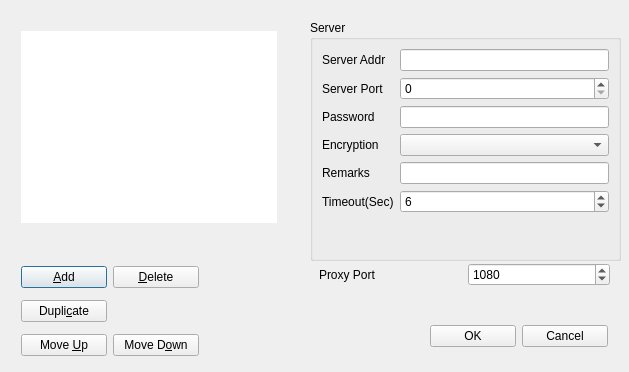
<?xml version="1.0" encoding="UTF-8"?>
<ui version="4.0">
 <class>ConfigDialog</class>
 <widget class="QDialog" name="ConfigDialog">
  <property name="geometry">
   <rect>
    <x>0</x>
    <y>0</y>
    <width>629</width>
    <height>372</height>
   </rect>
  </property>
  <property name="windowTitle">
   <string>Dialog</string>
  </property>
  <widget class="QListWidget" name="listWidget">
   <property name="geometry">
    <rect>
     <x>21</x>
     <y>31</y>
     <width>256</width>
     <height>192</height>
    </rect>
   </property>
   <property name="frameShape">
    <enum>QFrame::NoFrame</enum>
   </property>
   <property name="frameShadow">
    <enum>QFrame::Plain</enum>
   </property>
  </widget>
  <widget class="QGroupBox" name="groupBox">
   <property name="geometry">
    <rect>
     <x>310</x>
     <y>20</y>
     <width>311</width>
     <height>241</height>
    </rect>
   </property>
   <property name="title">
    <string>Server</string>
   </property>
   <layout class="QFormLayout" name="formLayout_2">
    <item row="0" column="0" colspan="2">
     <layout class="QFormLayout" name="formLayout">
      <property name="sizeConstraint">
       <enum>QLayout::SetNoConstraint</enum>
      </property>
      <item row="0" column="0">
       <widget class="QLabel" name="label">
        <property name="text">
         <string>Server Addr</string>
        </property>
       </widget>
      </item>
      <item row="0" column="1">
       <widget class="QLineEdit" name="lineEditServerAddr"/>
      </item>
      <item row="1" column="0">
       <widget class="QLabel" name="label_2">
        <property name="text">
         <string>Server Port</string>
        </property>
       </widget>
      </item>
      <item row="2" column="0">
       <widget class="QLabel" name="label_3">
        <property name="text">
         <string>Password</string>
        </property>
       </widget>
      </item>
      <item row="3" column="0">
       <widget class="QLabel" name="label_4">
        <property name="text">
         <string>Encryption</string>
        </property>
       </widget>
      </item>
      <item row="4" column="0">
       <widget class="QLabel" name="label_5">
        <property name="text">
         <string>Remarks</string>
        </property>
       </widget>
      </item>
      <item row="5" column="0">
       <widget class="QLabel" name="label_6">
        <property name="text">
         <string>Timeout(Sec)</string>
        </property>
       </widget>
      </item>
      <item row="2" column="1">
       <widget class="QLineEdit" name="lineEditPassword"/>
      </item>
      <item row="4" column="1">
       <widget class="QLineEdit" name="lineEditRemarks"/>
      </item>
      <item row="5" column="1">
       <widget class="QSpinBox" name="spinBoxTimeout">
        <property name="value">
         <number>6</number>
        </property>
       </widget>
      </item>
      <item row="1" column="1">
       <widget class="QSpinBox" name="spinBoxServerPort">
        <property name="maximum">
         <number>65536</number>
        </property>
       </widget>
      </item>
      <item row="3" column="1">
       <widget class="QComboBox" name="comboBoxEncryption"/>
      </item>
     </layout>
    </item>
   </layout>
  </widget>
  <widget class="QWidget" name="layoutWidget">
   <property name="geometry">
    <rect>
     <x>21</x>
     <y>260</y>
     <width>178</width>
     <height>104</height>
    </rect>
   </property>
   <layout class="QGridLayout" name="gridLayout">
    <item row="0" column="0">
     <widget class="QPushButton" name="pushButtonAdd">
      <property name="text">
       <string>&amp;Add</string>
      </property>
     </widget>
    </item>
    <item row="0" column="1">
     <widget class="QPushButton" name="pushButtonDelete">
      <property name="text">
       <string>&amp;Delete</string>
      </property>
     </widget>
    </item>
    <item row="1" column="0">
     <widget class="QPushButton" name="pushButtonDuplicate">
      <property name="text">
       <string>Dupli&amp;cate</string>
      </property>
     </widget>
    </item>
    <item row="2" column="0">
     <widget class="QPushButton" name="pushButtonMoveUp">
      <property name="text">
       <string>Move &amp;Up</string>
      </property>
     </widget>
    </item>
    <item row="2" column="1">
     <widget class="QPushButton" name="pushButtonMoveDown">
      <property name="text">
       <string>Move D&amp;own</string>
      </property>
     </widget>
    </item>
   </layout>
  </widget>
  <widget class="QWidget" name="layoutWidget">
   <property name="geometry">
    <rect>
     <x>430</x>
     <y>320</y>
     <width>178</width>
     <height>32</height>
    </rect>
   </property>
   <layout class="QHBoxLayout" name="horizontalLayout">
    <item>
     <widget class="QPushButton" name="pushButtonOK">
      <property name="text">
       <string>OK</string>
      </property>
     </widget>
    </item>
    <item>
     <widget class="QPushButton" name="pushButtonCancel">
      <property name="text">
       <string>Cancel</string>
      </property>
     </widget>
    </item>
   </layout>
  </widget>
  <widget class="QWidget" name="layoutWidget">
   <property name="geometry">
    <rect>
     <x>319</x>
     <y>260</y>
     <width>291</width>
     <height>30</height>
    </rect>
   </property>
   <layout class="QHBoxLayout" name="horizontalLayout_2">
    <item>
     <widget class="QLabel" name="label_7">
      <property name="text">
       <string>Proxy Port</string>
      </property>
     </widget>
    </item>
    <item>
     <widget class="QSpinBox" name="spinBoxProxyPort">
      <property name="maximum">
       <number>36555</number>
      </property>
      <property name="value">
       <number>1080</number>
      </property>
     </widget>
    </item>
   </layout>
  </widget>
  <zorder>layoutWidget</zorder>
  <zorder>layoutWidget</zorder>
  <zorder>layoutWidget</zorder>
  <zorder>groupBox</zorder>
  <zorder>listWidget</zorder>
 </widget>
 <resources/>
 <connections>
  <connection>
   <sender>pushButtonCancel</sender>
   <signal>clicked()</signal>
   <receiver>ConfigDialog</receiver>
   <slot>reject()</slot>
   <hints>
    <hint type="sourcelabel">
     <x>588</x>
     <y>329</y>
    </hint>
    <hint type="destinationlabel">
     <x>574</x>
     <y>356</y>
    </hint>
   </hints>
  </connection>
 </connections>
</ui>
